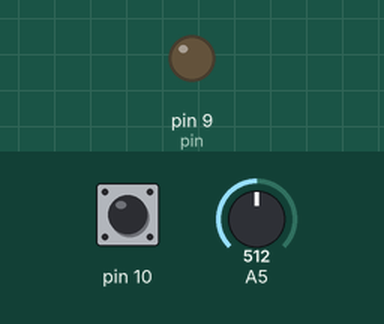
Simulated run of this sketch. Board: Arduino Uno, built with avr-gcc and run on an emulated ATmega328P. On the bench: output pins drawn as LEDs (lit = HIGH). Inputs (shaded band) come from the test bench; at power-on: A5 = 512, pin 10 HIGH.

Above: at 1.2 s.
1.3 s: A5 set to 524
At 1.7 s:
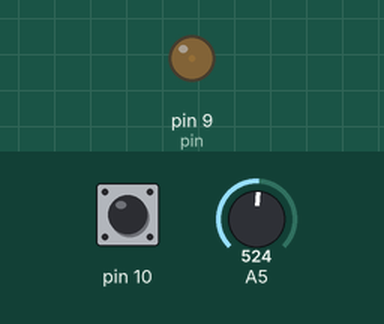
2.8 s: A5 set to 900
At 4.0 s:
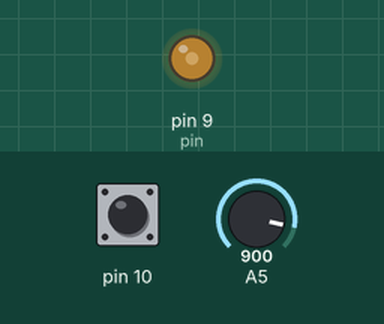
4.3 s: A5 set to 511
At 5.2 s:
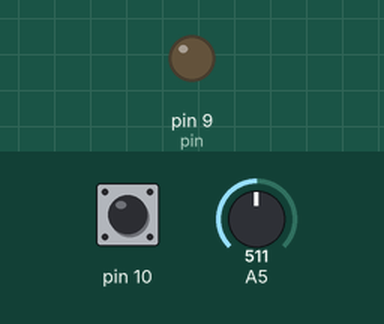
Timing chart, 0 to 7.3 s (numbered marks = the images above; inputs shaded):
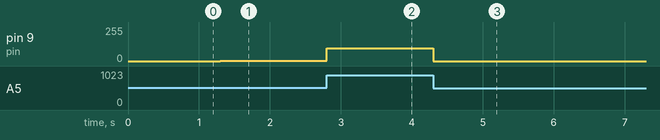

Measured:
- after the input at 1.3 s, pin 9 (pin): 0/255 → 3/255 at once
- after the input at 2.8 s, pin 9 (pin): 3/255 → 97/255 at once
- after the input at 4.3 s, pin 9 (pin): 97/255 → 0/255 at once

The sketch:

ad.ino
```cpp
int pin = 9;
void setup() {
  pinMode(pin,OUTPUT);
  pinMode(A5,INPUT);
  pinMode(10,INPUT_PULLUP);
  Serial.begin(9600);
}
int var=0;
int aux = 0;
int aux1 = 0;
int estado = 0;
int apertado = 0;
void loop() {
  // put your main code here, to run repeatedly:
  var = analogRead(A5);
  aux = map(var,0,1023,0,255);
  apertado = digitalRead(10);
  if(aux-aux1 < 0) {
    analogWrite(pin,0);
  } else {
    analogWrite(pin,aux-aux1);
  }

  if(estado == 0 && apertado) {
    estado = 1;
    aux1 = aux;
  }
  if(estado == 1 && !apertado) {
    estado = 0;
    aux1 = aux;
  }
}
```
